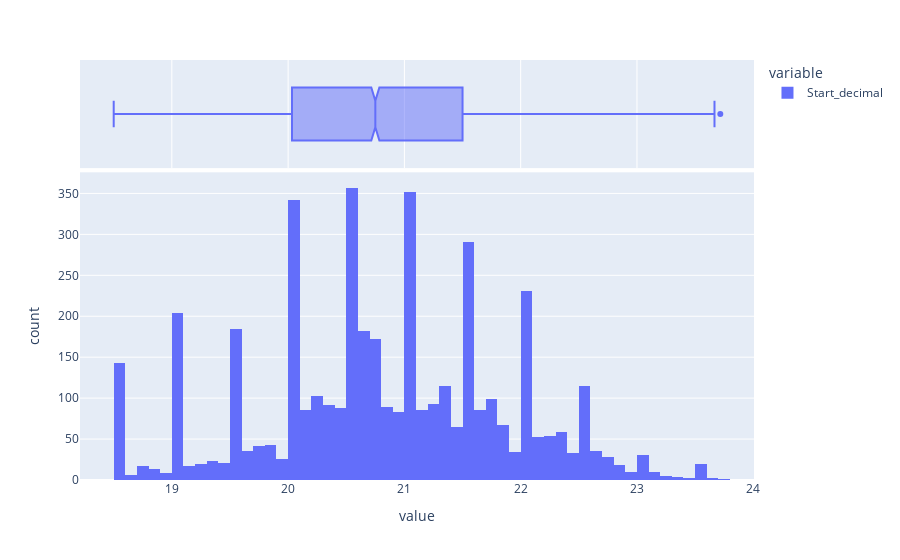

Here is the notebook cell this chart was saved with:
### Markdown cell above
### 5.1.3 Winsorizing outliers

### Code cell
from scipy.stats.mstats import winsorize

#Create copy of df
df_win = df.copy()

#Winsorize on left-tail
df_win['Start_decimal'] = winsorize(df['Start_decimal'], limits=(0.025, 0))

fig = px.histogram(df_win['Start_decimal'], marginal="box") 
fig.show()

### Figure 1 — Plotly figure (JSON) as saved in the notebook; plotly's stock layout.template omitted (floating-point values rounded to 4 significant figures; data arrays with more than 128 entries replaced by an {"elided": "..."} marker saying what was removed)
{"data": [{"alignmentgroup": "True", "bingroup": "x", "hovertemplate": "variable=Start_decimal<br>value=%{x}<br>count=%{y}<extra></extra>", "legendgroup": "Start_decimal", "marker": {"color": "#636efa", "pattern": {"shape": ""}}, "name": "Start_decimal", "offsetgroup": "Start_decimal", "orientation": "v", "showlegend": true, "type": "histogram", "x": {"elided": "4396 float values"}, "xaxis": "x", "yaxis": "y"}, {"alignmentgroup": "True", "hovertemplate": "variable=Start_decimal<br>value=%{x}<extra></extra>", "legendgroup": "Start_decimal", "marker": {"color": "#636efa"}, "name": "Start_decimal", "notched": true, "offsetgroup": "Start_decimal", "showlegend": false, "type": "box", "x": {"elided": "4396 float values"}, "xaxis": "x2", "yaxis": "y2"}], "layout": {"barmode": "relative", "legend": {"title": {"text": "variable"}, "tracegroupgap": 0}, "margin": {"t": 60}, "xaxis": {"anchor": "y", "domain": [0, 1], "title": {"text": "value"}}, "xaxis2": {"anchor": "y2", "domain": [0, 1], "matches": "x", "showgrid": true, "showticklabels": false}, "yaxis": {"anchor": "x", "domain": [0, 0.7326], "title": {"text": "count"}}, "yaxis2": {"anchor": "x2", "domain": [0.7426, 1], "matches": "y2", "showgrid": false, "showline": false, "showticklabels": false, "ticks": ""}}}
